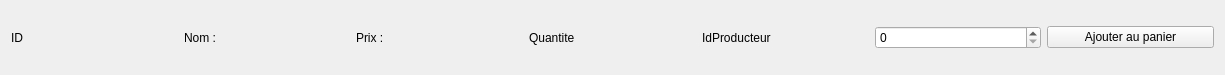
<?xml version="1.0" encoding="UTF-8"?>
<ui version="4.0">
 <class>ProduitsousCatalogue</class>
 <widget class="QWidget" name="ProduitsousCatalogue">
  <property name="geometry">
   <rect>
    <x>0</x>
    <y>0</y>
    <width>1225</width>
    <height>75</height>
   </rect>
  </property>
  <property name="windowTitle">
   <string>Form</string>
  </property>
  <layout class="QHBoxLayout" name="horizontalLayout">
   <item>
    <widget class="QLabel" name="ID">
     <property name="text">
      <string>ID</string>
     </property>
    </widget>
   </item>
   <item>
    <widget class="QLabel" name="Nom">
     <property name="text">
      <string>Nom : </string>
     </property>
    </widget>
   </item>
   <item>
    <widget class="QLabel" name="Prix">
     <property name="text">
      <string>Prix : </string>
     </property>
    </widget>
   </item>
   <item>
    <widget class="QLabel" name="Quantite">
     <property name="text">
      <string>Quantite</string>
     </property>
    </widget>
   </item>
   <item>
    <widget class="QLabel" name="IdProducteur">
     <property name="text">
      <string>IdProducteur</string>
     </property>
    </widget>
   </item>
   <item>
    <widget class="QSpinBox" name="Nombre"/>
   </item>
   <item>
    <widget class="QPushButton" name="AjouterAuPanier">
     <property name="text">
      <string>Ajouter au panier</string>
     </property>
    </widget>
   </item>
  </layout>
 </widget>
 <resources/>
 <connections/>
</ui>
